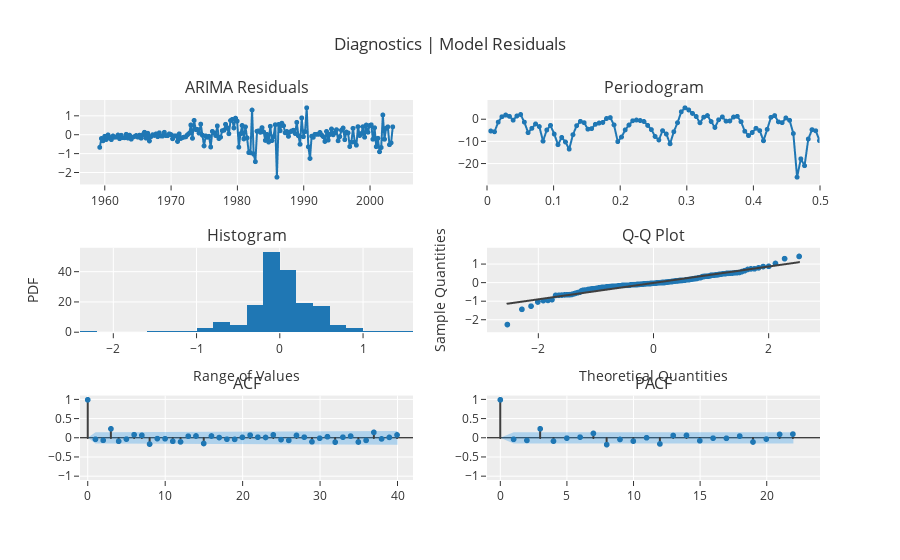

Notebook cell for this chart:
### Code cell
exp.plot_model(ar1, plot='diagnostics')

### Figure 1 — Plotly figure (JSON) as saved in the notebook; plotly's stock layout.template omitted (floating-point values rounded to 4 significant figures; data arrays with more than 128 entries replaced by an {"elided": "..."} marker saying what was removed)
{"data": [{"line": {"color": "rgb(31, 119, 180)", "width": 2}, "marker": {"color": "rgb(31, 119, 180)", "size": 5}, "mode": "lines+markers", "name": "ARIMA", "showlegend": false, "type": "scattergl", "x": {"elided": "178 str values"}, "xaxis": "x", "y": {"elided": "178 float values"}, "yaxis": "y"}, {"hoverinfo": "text", "hovertext": ["Freq: 0.0056<br>Ampl: -5.1627<br>Time period: 178.0", "Freq: 0.0112<br>Ampl: -5.5154<br>Time period: 89.0", "Freq: 0.0169<br>Ampl: -1.1359<br>Time period: 59.3333", "Freq: 0.0225<br>Ampl: 1.3189<br>Time period: 44.5", "Freq: 0.0281<br>Ampl: 2.0836<br>Time period: 35.6", "Freq: 0.0337<br>Ampl: 1.4964<br>Time period: 29.6667", "Freq: 0.0393<br>Ampl: -0.2346<br>Time period: 25.4286", "Freq: 0.0449<br>Ampl: 1.6596<br>Time period: 22.25", "Freq: 0.0506<br>Ampl: 2.326<br>Time period: 19.7778", "Freq: 0.0562<br>Ampl: -1.1278<br>Time period: 17.8", "Freq: 0.0618<br>Ampl: -5.9092<br>Time period: 16.1818", "Freq: 0.0674<br>Ampl: -3.9524<br>Time period: 14.8333", "Freq: 0.073<br>Ampl: -1.9482<br>Time period: 13.6923", "Freq: 0.0787<br>Ampl: -3.1583<br>Time period: 12.7143", "Freq: 0.0843<br>Ampl: -9.7698<br>Time period: 11.8667", "Freq: 0.0899<br>Ampl: -4.7094<br>Time period: 11.125", "Freq: 0.0955<br>Ampl: -2.6241<br>Time period: 10.4706", "Freq: 0.1011<br>Ampl: -6.5604<br>Time period: 9.8889", "Freq: 0.1067<br>Ampl: -11.3657<br>Time period: 9.3684", "Freq: 0.1124<br>Ampl: -8.0804<br>Time period: 8.9", "Freq: 0.118<br>Ampl: -10.15<br>Time period: 8.4762", "Freq: 0.1236<br>Ampl: -13.382<br>Time period: 8.0909", "Freq: 0.1292<br>Ampl: -6.8281<br>Time period: 7.7391", "Freq: 0.1348<br>Ampl: -2.7416<br>Time period: 7.4167", "Freq: 0.1404<br>Ampl: -0.7881<br>Time period: 7.12", "Freq: 0.1461<br>Ampl: -1.38<br>Time period: 6.8462", "Freq: 0.1517<br>Ampl: -4.3243<br>Time period: 6.5926", "Freq: 0.1573<br>Ampl: -4.0841<br>Time period: 6.3571", "Freq: 0.1629<br>Ampl: -2.1271<br>Time period: 6.1379", "Freq: 0.1685<br>Ampl: -1.5583<br>Time period: 5.9333", "Freq: 0.1742<br>Ampl: -1.2702<br>Time period: 5.7419", "Freq: 0.1798<br>Ampl: 0.5217<br>Time period: 5.5625", "Freq: 0.1854<br>Ampl: 0.9177<br>Time period: 5.3939", "Freq: 0.191<br>Ampl: -2.3934<br>Time period: 5.2353", "Freq: 0.1966<br>Ampl: -9.9745<br>Time period: 5.0857", "Freq: 0.2022<br>Ampl: -7.8934<br>Time period: 4.9444", "Freq: 0.2079<br>Ampl: -4.65<br>Time period: 4.8108", "Freq: 0.2135<br>Ampl: -2.444<br>Time period: 4.6842", "Freq: 0.2191<br>Ampl: -0.5135<br>Time period: 4.5641", "Freq: 0.2247<br>Ampl: -0.1755<br>Time period: 4.45", "Freq: 0.2303<br>Ampl: -0.4059<br>Time period: 4.3415", "Freq: 0.236<br>Ampl: -0.8295<br>Time period: 4.2381", "Freq: 0.2416<br>Ampl: -2.6096<br>Time period: 4.1395", "Freq: 0.2472<br>Ampl: -4.5374<br>Time period: 4.0455", "Freq: 0.2528<br>Ampl: -7.6498<br>Time period: 3.9556", "Freq: 0.2584<br>Ampl: -9.2125<br>Time period: 3.8696", "Freq: 0.264<br>Ampl: -5.0094<br>Time period: 3.7872", "Freq: 0.2697<br>Ampl: -6.5343<br>Time period: 3.7083", "Freq: 0.2753<br>Ampl: -10.9761<br>Time period: 3.6327", "Freq: 0.2809<br>Ampl: -5.4828<br>Time period: 3.56", "Freq: 0.2865<br>Ampl: -1.3823<br>Time period: 3.4902", "Freq: 0.2921<br>Ampl: 3.5572<br>Time period: 3.4231", "Freq: 0.2978<br>Ampl: 5.3626<br>Time period: 3.3585", "Freq: 0.3034<br>Ampl: 4.3834<br>Time period: 3.2963", "Freq: 0.309<br>Ampl: 2.8179<br>Time period: 3.2364", "Freq: 0.3146<br>Ampl: 1.4039<br>Time period: 3.1786", "Freq: 0.3202<br>Ampl: -1.4427<br>Time period: 3.1228", "Freq: 0.3258<br>Ampl: 1.1128<br>Time period: 3.069", "Freq: 0.3315<br>Ampl: 1.8378<br>Time period: 3.0169", "Freq: 0.3371<br>Ampl: -0.8788<br>Time period: 2.9667", "Freq: 0.3427<br>Ampl: -3.5388<br>Time period: 2.918", "Freq: 0.3483<br>Ampl: -0.0487<br>Time period: 2.871", "Freq: 0.3539<br>Ampl: 1.2175<br>Time period: 2.8254", "Freq: 0.3596<br>Ampl: -0.6759<br>Time period: 2.7812", "Freq: 0.3652<br>Ampl: -0.5955<br>Time period: 2.7385", "Freq: 0.3708<br>Ampl: 1.1668<br>Time period: 2.697", "Freq: 0.3764<br>Ampl: 1.4888<br>Time period: 2.6567", "Freq: 0.382<br>Ampl: -0.9508<br>Time period: 2.6176", "Freq: 0.3876<br>Ampl: -5.264<br>Time period: 2.5797", "Freq: 0.3933<br>Ampl: -7.2351<br>Time period: 2.5429", "Freq: 0.3989<br>Ampl: -5.8424<br>Time period: 2.507", "Freq: 0.4045<br>Ampl: -3.929<br>Time period: 2.4722", "Freq: 0.4101<br>Ampl: -4.9831<br>Time period: 2.4384", "Freq: 0.4157<br>Ampl: -9.5922<br>Time period: 2.4054", "Freq: 0.4213<br>Ampl: -4.4126<br>Time period: 2.3733", "Freq: 0.427<br>Ampl: 1.0331<br>Time period: 2.3421", "Freq: 0.4326<br>Ampl: 1.8296<br>Time period: 2.3117", "Freq: 0.4382<br>Ampl: -1.0058<br>Time period: 2.2821", "Freq: 0.4438<br>Ampl: -1.3762<br>Time period: 2.2532", "Freq: 0.4494<br>Ampl: 0.7669<br>Time period: 2.225", "Freq: 0.4551<br>Ampl: -0.3038<br>Time period: 2.1975", "Freq: 0.4607<br>Ampl: -6.3265<br>Time period: 2.1707", "Freq: 0.4663<br>Ampl: -26.1101<br>Time period: 2.1446", "Freq: 0.4719<br>Ampl: -17.7721<br>Time period: 2.119", "Freq: 0.4775<br>Ampl: -20.8866<br>Time period: 2.0941", "Freq: 0.4831<br>Ampl: -8.7946<br>Time period: 2.0698", "Freq: 0.4888<br>Ampl: -4.5498<br>Time period: 2.046", "Freq: 0.4944<br>Ampl: -5.0531<br>Time period: 2.0227", "Freq: 0.5<br>Ampl: -9.5188<br>Time period: 2.0"], "line": {"color": "#1f77b4", "width": 2}, "marker": {"size": 5}, "mode": "lines+markers", "name": "ARIMA", "showlegend": false, "type": "scattergl", "x": [0.005618, 0.01124, 0.01685, 0.02247, 0.02809, 0.03371, 0.03933, 0.04494, 0.05056, 0.05618, 0.0618, 0.06742, 0.07303, 0.07865, 0.08427, 0.08989, 0.09551, 0.1011, 0.1067, 0.1124, 0.118, 0.1236, 0.1292, 0.1348, 0.1404, 0.1461, 0.1517, 0.1573, 0.1629, 0.1685, 0.1742, 0.1798, 0.1854, 0.191, 0.1966, 0.2022, 0.2079, 0.2135, 0.2191, 0.2247, 0.2303, 0.236, 0.2416, 0.2472, 0.2528, 0.2584, 0.264, 0.2697, 0.2753, 0.2809, 0.2865, 0.2921, 0.2978, 0.3034, 0.309, 0.3146, 0.3202, 0.3258, 0.3315, 0.3371, 0.3427, 0.3483, 0.3539, 0.3596, 0.3652, 0.3708, 0.3764, 0.382, 0.3876, 0.3933, 0.3989, 0.4045, 0.4101, 0.4157, 0.4213, 0.427, 0.4326, 0.4382, 0.4438, 0.4494, 0.4551, 0.4607, 0.4663, 0.4719, 0.4775, 0.4831, 0.4888, 0.4944, 0.5], "xaxis": "x2", "y": [-5.163, -5.515, -1.136, 1.319, 2.084, 1.496, -0.2346, 1.66, 2.326, -1.128, -5.909, -3.952, -1.948, -3.158, -9.77, -4.709, -2.624, -6.56, -11.37, -8.08, -10.15, -13.38, -6.828, -2.742, -0.7881, -1.38, -4.324, -4.084, -2.127, -1.558, -1.27, 0.5217, 0.9177, -2.393, -9.975, -7.893, -4.65, -2.444, -0.5135, -0.1755, -0.4059, -0.8295, -2.61, -4.537, -7.65, -9.212, -5.009, -6.534, -10.98, -5.483, -1.382, 3.557, 5.363, 4.383, 2.818, 1.404, -1.443, 1.113, 1.838, -0.8788, -3.539, -0.04868, 1.218, -0.6759, -0.5955, 1.167, 1.489, -0.9508, -5.264, -7.235, -5.842, -3.929, -4.983, -9.592, -4.413, 1.033, 1.83, -1.006, -1.376, 0.7669, -0.3038, -6.326, -26.11, -17.77, -20.89, -8.795, -4.55, -5.053, -9.519], "yaxis": "y2"}, {"alignmentgroup": "True", "bingroup": "x", "hovertemplate": "variable=ARIMA<br>value=%{x}<br>count=%{y}<extra></extra>", "legendgroup": "ARIMA", "marker": {"color": "#1f77b4", "pattern": {"shape": ""}}, "name": "ARIMA", "offsetgroup": "ARIMA", "orientation": "v", "showlegend": false, "type": "histogram", "x": {"elided": "178 float values"}, "xaxis": "x3", "yaxis": "y3"}, {"marker": {"color": "#1f77b4"}, "mode": "markers", "name": "ARIMA", "showlegend": false, "type": "scattergl", "x": {"elided": "178 float values"}, "xaxis": "x4", "y": {"elided": "178 float values"}, "yaxis": "y4"}, {"line": {"color": "#3f3f3f"}, "mode": "lines", "name": "ARIMA", "showlegend": false, "type": "scattergl", "x": {"elided": "178 float values"}, "xaxis": "x4", "y": {"elided": "178 float values"}, "yaxis": "y4"}, {"line": {"color": "#3f3f3f"}, "mode": "lines", "name": "ACF", "showlegend": false, "type": "scattergl", "x": [0, 0], "xaxis": "x5", "y": [0, 1], "yaxis": "y5"}, {"line": {"color": "#3f3f3f"}, "mode": "lines", "name": "ACF", "showlegend": false, "type": "scattergl", "x": [1, 1], "xaxis": "x5", "y": [0, -0.03385], "yaxis": "y5"}, {"line": {"color": "#3f3f3f"}, "mode": "lines", "name": "ACF", "showlegend": false, "type": "scattergl", "x": [2, 2], "xaxis": "x5", "y": [0, -0.06091], "yaxis": "y5"}, {"line": {"color": "#3f3f3f"}, "mode": "lines", "name": "ACF", "showlegend": false, "type": "scattergl", "x": [3, 3], "xaxis": "x5", "y": [0, 0.2396], "yaxis": "y5"}, {"line": {"color": "#3f3f3f"}, "mode": "lines", "name": "ACF", "showlegend": false, "type": "scattergl", "x": [4, 4], "xaxis": "x5", "y": [0, -0.08479], "yaxis": "y5"}, {"line": {"color": "#3f3f3f"}, "mode": "lines", "name": "ACF", "showlegend": false, "type": "scattergl", "x": [5, 5], "xaxis": "x5", "y": [0, -0.0293], "yaxis": "y5"}, {"line": {"color": "#3f3f3f"}, "mode": "lines", "name": "ACF", "showlegend": false, "type": "scattergl", "x": [6, 6], "xaxis": "x5", "y": [0, 0.08626], "yaxis": "y5"}, {"line": {"color": "#3f3f3f"}, "mode": "lines", "name": "ACF", "showlegend": false, "type": "scattergl", "x": [7, 7], "xaxis": "x5", "y": [0, 0.07016], "yaxis": "y5"}, {"line": {"color": "#3f3f3f"}, "mode": "lines", "name": "ACF", "showlegend": false, "type": "scattergl", "x": [8, 8], "xaxis": "x5", "y": [0, -0.1595], "yaxis": "y5"}, {"line": {"color": "#3f3f3f"}, "mode": "lines", "name": "ACF", "showlegend": false, "type": "scattergl", "x": [9, 9], "xaxis": "x5", "y": [0, -0.01639], "yaxis": "y5"}, {"line": {"color": "#3f3f3f"}, "mode": "lines", "name": "ACF", "showlegend": false, "type": "scattergl", "x": [10, 10], "xaxis": "x5", "y": [0, -0.01978], "yaxis": "y5"}, {"line": {"color": "#3f3f3f"}, "mode": "lines", "name": "ACF", "showlegend": false, "type": "scattergl", "x": [11, 11], "xaxis": "x5", "y": [0, -0.08523], "yaxis": "y5"}, {"line": {"color": "#3f3f3f"}, "mode": "lines", "name": "ACF", "showlegend": false, "type": "scattergl", "x": [12, 12], "xaxis": "x5", "y": [0, -0.1019], "yaxis": "y5"}, {"line": {"color": "#3f3f3f"}, "mode": "lines", "name": "ACF", "showlegend": false, "type": "scattergl", "x": [13, 13], "xaxis": "x5", "y": [0, 0.04721], "yaxis": "y5"}, {"line": {"color": "#3f3f3f"}, "mode": "lines", "name": "ACF", "showlegend": false, "type": "scattergl", "x": [14, 14], "xaxis": "x5", "y": [0, 0.05316], "yaxis": "y5"}, {"line": {"color": "#3f3f3f"}, "mode": "lines", "name": "ACF", "showlegend": false, "type": "scattergl", "x": [15, 15], "xaxis": "x5", "y": [0, -0.1437], "yaxis": "y5"}, {"line": {"color": "#3f3f3f"}, "mode": "lines", "name": "ACF", "showlegend": false, "type": "scattergl", "x": [16, 16], "xaxis": "x5", "y": [0, 0.05276], "yaxis": "y5"}, {"line": {"color": "#3f3f3f"}, "mode": "lines", "name": "ACF", "showlegend": false, "type": "scattergl", "x": [17, 17], "xaxis": "x5", "y": [0, 0.01105], "yaxis": "y5"}, {"line": {"color": "#3f3f3f"}, "mode": "lines", "name": "ACF", "showlegend": false, "type": "scattergl", "x": [18, 18], "xaxis": "x5", "y": [0, -0.03228], "yaxis": "y5"}, {"line": {"color": "#3f3f3f"}, "mode": "lines", "name": "ACF", "showlegend": false, "type": "scattergl", "x": [19, 19], "xaxis": "x5", "y": [0, -0.03569], "yaxis": "y5"}, {"line": {"color": "#3f3f3f"}, "mode": "lines", "name": "ACF", "showlegend": false, "type": "scattergl", "x": [20, 20], "xaxis": "x5", "y": [0, 0.0175], "yaxis": "y5"}, {"line": {"color": "#3f3f3f"}, "mode": "lines", "name": "ACF", "showlegend": false, "type": "scattergl", "x": [21, 21], "xaxis": "x5", "y": [0, 0.07411], "yaxis": "y5"}, {"line": {"color": "#3f3f3f"}, "mode": "lines", "name": "ACF", "showlegend": false, "type": "scattergl", "x": [22, 22], "xaxis": "x5", "y": [0, 0.02151], "yaxis": "y5"}, {"line": {"color": "#3f3f3f"}, "mode": "lines", "name": "ACF", "showlegend": false, "type": "scattergl", "x": [23, 23], "xaxis": "x5", "y": [0, 0.01354], "yaxis": "y5"}, {"line": {"color": "#3f3f3f"}, "mode": "lines", "name": "ACF", "showlegend": false, "type": "scattergl", "x": [24, 24], "xaxis": "x5", "y": [0, 0.08171], "yaxis": "y5"}, {"line": {"color": "#3f3f3f"}, "mode": "lines", "name": "ACF", "showlegend": false, "type": "scattergl", "x": [25, 25], "xaxis": "x5", "y": [0, -0.04374], "yaxis": "y5"}, {"line": {"color": "#3f3f3f"}, "mode": "lines", "name": "ACF", "showlegend": false, "type": "scattergl", "x": [26, 26], "xaxis": "x5", "y": [0, -0.06241], "yaxis": "y5"}, {"line": {"color": "#3f3f3f"}, "mode": "lines", "name": "ACF", "showlegend": false, "type": "scattergl", "x": [27, 27], "xaxis": "x5", "y": [0, 0.06805], "yaxis": "y5"}, {"line": {"color": "#3f3f3f"}, "mode": "lines", "name": "ACF", "showlegend": false, "type": "scattergl", "x": [28, 28], "xaxis": "x5", "y": [0, 0.02125], "yaxis": "y5"}, {"line": {"color": "#3f3f3f"}, "mode": "lines", "name": "ACF", "showlegend": false, "type": "scattergl", "x": [29, 29], "xaxis": "x5", "y": [0, -0.09874], "yaxis": "y5"}, {"line": {"color": "#3f3f3f"}, "mode": "lines", "name": "ACF", "showlegend": false, "type": "scattergl", "x": [30, 30], "xaxis": "x5", "y": [0, -0.005517], "yaxis": "y5"}, {"line": {"color": "#3f3f3f"}, "mode": "lines", "name": "ACF", "showlegend": false, "type": "scattergl", "x": [31, 31], "xaxis": "x5", "y": [0, 0.03447], "yaxis": "y5"}, {"line": {"color": "#3f3f3f"}, "mode": "lines", "name": "ACF", "showlegend": false, "type": "scattergl", "x": [32, 32], "xaxis": "x5", "y": [0, -0.109], "yaxis": "y5"}, {"line": {"color": "#3f3f3f"}, "mode": "lines", "name": "ACF", "showlegend": false, "type": "scattergl", "x": [33, 33], "xaxis": "x5", "y": [0, 0.02144], "yaxis": "y5"}, {"line": {"color": "#3f3f3f"}, "mode": "lines", "name": "ACF", "showlegend": false, "type": "scattergl", "x": [34, 34], "xaxis": "x5", "y": [0, 0.05029], "yaxis": "y5"}, {"line": {"color": "#3f3f3f"}, "mode": "lines", "name": "ACF", "showlegend": false, "type": "scattergl", "x": [35, 35], "xaxis": "x5", "y": [0, -0.1049], "yaxis": "y5"}, {"line": {"color": "#3f3f3f"}, "mode": "lines", "name": "ACF", "showlegend": false, "type": "scattergl", "x": [36, 36], "xaxis": "x5", "y": [0, -0.06239], "yaxis": "y5"}, {"line": {"color": "#3f3f3f"}, "mode": "lines", "name": "ACF", "showlegend": false, "type": "scattergl", "x": [37, 37], "xaxis": "x5", "y": [0, 0.1484], "yaxis": "y5"}, {"line": {"color": "#3f3f3f"}, "mode": "lines", "name": "ACF", "showlegend": false, "type": "scattergl", "x": [38, 38], "xaxis": "x5", "y": [0, -0.024], "yaxis": "y5"}, {"line": {"color": "#3f3f3f"}, "mode": "lines", "name": "ACF", "showlegend": false, "type": "scattergl", "x": [39, 39], "xaxis": "x5", "y": [0, 0.01614], "yaxis": "y5"}, {"line": {"color": "#3f3f3f"}, "mode": "lines", "name": "ACF", "showlegend": false, "type": "scattergl", "x": [40, 40], "xaxis": "x5", "y": [0, 0.07988], "yaxis": "y5"}, {"marker": {"color": "#1f77b4", "size": 6}, "mode": "markers", "name": "ACF", "showlegend": false, "type": "scattergl", "x": [0, 1, 2, 3, 4, 5, 6, 7, 8, 9, 10, 11, 12, 13, 14, 15, 16, 17, 18, 19, 20, 21, 22, 23, 24, 25, 26, 27, 28, 29, 30, 31, 32, 33, 34, 35, 36, 37, 38, 39, 40], "xaxis": "x5", "y": [1, -0.03385, -0.06091, 0.2396, -0.08479, -0.0293, 0.08626, 0.07016, -0.1595, -0.01639, -0.01978, -0.08523, -0.1019, 0.04721, 0.05316, -0.1437, 0.05276, 0.01105, -0.03228, -0.03569, 0.0175, 0.07411, 0.02151, 0.01354, 0.08171, -0.04374, -0.06241, 0.06805, 0.02125, -0.09874, -0.005517, 0.03447, -0.109, 0.02144, 0.05029, -0.1049, -0.06239, 0.1484, -0.024, 0.01614, 0.07988], "yaxis": "y5"}, {"line": {"color": "rgba(255,255,255,0)"}, "mode": "lines", "name": "UC", "showlegend": false, "type": "scatter", "x": [0, 1, 2, 3, 4, 5, 6, 7, 8, 9, 10, 11, 12, 13, 14, 15, 16, 17, 18, 19, 20, 21, 22, 23, 24, 25, 26, 27, 28, 29, 30, 31, 32, 33, 34, 35, 36, 37, 38, 39, 40], "xaxis": "x5", "y": [0, 0.1469, 0.1471, 0.1476, 0.1558, 0.1568, 0.1569, 0.1579, 0.1586, 0.162, 0.162, 0.1621, 0.1631, 0.1644, 0.1647, 0.1651, 0.1678, 0.1681, 0.1681, 0.1683, 0.1684, 0.1685, 0.1692, 0.1692, 0.1693, 0.1701, 0.1704, 0.1708, 0.1714, 0.1715, 0.1727, 0.1727, 0.1729, 0.1743, 0.1744, 0.1747, 0.1761, 0.1765, 0.1792, 0.1793, 0.1793], "yaxis": "y5"}, {"fill": "tonexty", "fillcolor": "rgba(32, 146, 230,0.3)", "line": {"color": "rgba(255,255,255,0)"}, "mode": "lines", "name": "LC", "showlegend": false, "type": "scatter", "x": [0, 1, 2, 3, 4, 5, 6, 7, 8, 9, 10, 11, 12, 13, 14, 15, 16, 17, 18, 19, 20, 21, 22, 23, 24, 25, 26, 27, 28, 29, 30, 31, 32, 33, 34, 35, 36, 37, 38, 39, 40], "xaxis": "x5", "y": [0, -0.1469, -0.1471, -0.1476, -0.1558, -0.1568, -0.1569, -0.1579, -0.1586, -0.162, -0.162, -0.1621, -0.1631, -0.1644, -0.1647, -0.1651, -0.1678, -0.1681, -0.1681, -0.1683, -0.1684, -0.1685, -0.1692, -0.1692, -0.1693, -0.1701, -0.1704, -0.1708, -0.1714, -0.1715, -0.1727, -0.1727, -0.1729, -0.1743, -0.1744, -0.1747, -0.1761, -0.1765, -0.1792, -0.1793, -0.1793], "yaxis": "y5"}, {"line": {"color": "#3f3f3f"}, "mode": "lines", "name": "PACF", "showlegend": false, "type": "scattergl", "x": [0, 0], "xaxis": "x6", "y": [0, 1], "yaxis": "y6"}, {"line": {"color": "#3f3f3f"}, "mode": "lines", "name": "PACF", "showlegend": false, "type": "scattergl", "x": [1, 1], "xaxis": "x6", "y": [0, -0.03404], "yaxis": "y6"}, {"line": {"color": "#3f3f3f"}, "mode": "lines", "name": "PACF", "showlegend": false, "type": "scattergl", "x": [2, 2], "xaxis": "x6", "y": [0, -0.06283], "yaxis": "y6"}, {"line": {"color": "#3f3f3f"}, "mode": "lines", "name": "PACF", "showlegend": false, "type": "scattergl", "x": [3, 3], "xaxis": "x6", "y": [0, 0.2406], "yaxis": "y6"}, {"line": {"color": "#3f3f3f"}, "mode": "lines", "name": "PACF", "showlegend": false, "type": "scattergl", "x": [4, 4], "xaxis": "x6", "y": [0, -0.08189], "yaxis": "y6"}, {"line": {"color": "#3f3f3f"}, "mode": "lines", "name": "PACF", "showlegend": false, "type": "scattergl", "x": [5, 5], "xaxis": "x6", "y": [0, -0.004368], "yaxis": "y6"}, {"line": {"color": "#3f3f3f"}, "mode": "lines", "name": "PACF", "showlegend": false, "type": "scattergl", "x": [6, 6], "xaxis": "x6", "y": [0, 0.02243], "yaxis": "y6"}, {"line": {"color": "#3f3f3f"}, "mode": "lines", "name": "PACF", "showlegend": false, "type": "scattergl", "x": [7, 7], "xaxis": "x6", "y": [0, 0.1202], "yaxis": "y6"}, {"line": {"color": "#3f3f3f"}, "mode": "lines", "name": "PACF", "showlegend": false, "type": "scattergl", "x": [8, 8], "xaxis": "x6", "y": [0, -0.1733], "yaxis": "y6"}, {"line": {"color": "#3f3f3f"}, "mode": "lines", "name": "PACF", "showlegend": false, "type": "scattergl", "x": [9, 9], "xaxis": "x6", "y": [0, -0.03844], "yaxis": "y6"}, {"line": {"color": "#3f3f3f"}, "mode": "lines", "name": "PACF", "showlegend": false, "type": "scattergl", "x": [10, 10], "xaxis": "x6", "y": [0, -0.08173], "yaxis": "y6"}, {"line": {"color": "#3f3f3f"}, "mode": "lines", "name": "PACF", "showlegend": false, "type": "scattergl", "x": [11, 11], "xaxis": "x6", "y": [0, 0.006798], "yaxis": "y6"}, {"line": {"color": "#3f3f3f"}, "mode": "lines", "name": "PACF", "showlegend": false, "type": "scattergl", "x": [12, 12], "xaxis": "x6", "y": [0, -0.1559], "yaxis": "y6"}, {"line": {"color": "#3f3f3f"}, "mode": "lines", "name": "PACF", "showlegend": false, "type": "scattergl", "x": [13, 13], "xaxis": "x6", "y": [0, 0.06532], "yaxis": "y6"}, {"line": {"color": "#3f3f3f"}, "mode": "lines", "name": "PACF", "showlegend": false, "type": "scattergl", "x": [14, 14], "xaxis": "x6", "y": [0, 0.06851], "yaxis": "y6"}, {"line": {"color": "#3f3f3f"}, "mode": "lines", "name": "PACF", "showlegend": false, "type": "scattergl", "x": [15, 15], "xaxis": "x6", "y": [0, -0.07235], "yaxis": "y6"}, {"line": {"color": "#3f3f3f"}, "mode": "lines", "name": "PACF", "showlegend": false, "type": "scattergl", "x": [16, 16], "xaxis": "x6", "y": [0, -0.005294], "yaxis": "y6"}, {"line": {"color": "#3f3f3f"}, "mode": "lines", "name": "PACF", "showlegend": false, "type": "scattergl", "x": [17, 17], "xaxis": "x6", "y": [0, -0.008144], "yaxis": "y6"}, {"line": {"color": "#3f3f3f"}, "mode": "lines", "name": "PACF", "showlegend": false, "type": "scattergl", "x": [18, 18], "xaxis": "x6", "y": [0, 0.04984], "yaxis": "y6"}, {"line": {"color": "#3f3f3f"}, "mode": "lines", "name": "PACF", "showlegend": false, "type": "scattergl", "x": [19, 19], "xaxis": "x6", "y": [0, -0.1048], "yaxis": "y6"}, {"line": {"color": "#3f3f3f"}, "mode": "lines", "name": "PACF", "showlegend": false, "type": "scattergl", "x": [20, 20], "xaxis": "x6", "y": [0, -0.02882], "yaxis": "y6"}, {"line": {"color": "#3f3f3f"}, "mode": "lines", "name": "PACF", "showlegend": false, "type": "scattergl", "x": [21, 21], "xaxis": "x6", "y": [0, 0.09466], "yaxis": "y6"}, {"line": {"color": "#3f3f3f"}, "mode": "lines", "name": "PACF", "showlegend": false, "type": "scattergl", "x": [22, 22], "xaxis": "x6", "y": [0, 0.1024], "yaxis": "y6"}, {"marker": {"color": "#1f77b4", "size": 6}, "mode": "markers", "name": "PACF", "showlegend": false, "type": "scattergl", "x": [0, 1, 2, 3, 4, 5, 6, 7, 8, 9, 10, 11, 12, 13, 14, 15, 16, 17, 18, 19, 20, 21, 22], "xaxis": "x6", "y": [1, -0.03404, -0.06283, 0.2406, -0.08189, -0.004368, 0.02243, 0.1202, -0.1733, -0.03844, -0.08173, 0.006798, -0.1559, 0.06532, 0.06851, -0.07235, -0.005294, -0.008144, 0.04984, -0.1048, -0.02882, 0.09466, 0.1024], "yaxis": "y6"}, {"line": {"color": "rgba(255,255,255,0)"}, "mode": "lines", "name": "UC", "showlegend": false, "type": "scatter", "x": [0, 1, 2, 3, 4, 5, 6, 7, 8, 9, 10, 11, 12, 13, 14, 15, 16, 17, 18, 19, 20, 21, 22], "xaxis": "x6", "y": [0, 0.1469, 0.1469, 0.1469, 0.1469, 0.1469, 0.1469, 0.1469, 0.1469, 0.1469, 0.1469, 0.1469, 0.1469, 0.1469, 0.1469, 0.1469, 0.1469, 0.1469, 0.1469, 0.1469, 0.1469, 0.1469, 0.1469], "yaxis": "y6"}, {"fill": "tonexty", "fillcolor": "rgba(32, 146, 230,0.3)", "line": {"color": "rgba(255,255,255,0)"}, "mode": "lines", "name": "LC", "showlegend": false, "type": "scatter", "x": [0, 1, 2, 3, 4, 5, 6, 7, 8, 9, 10, 11, 12, 13, 14, 15, 16, 17, 18, 19, 20, 21, 22], "xaxis": "x6", "y": [0, -0.1469, -0.1469, -0.1469, -0.1469, -0.1469, -0.1469, -0.1469, -0.1469, -0.1469, -0.1469, -0.1469, -0.1469, -0.1469, -0.1469, -0.1469, -0.1469, -0.1469, -0.1469, -0.1469, -0.1469, -0.1469, -0.1469], "yaxis": "y6"}], "layout": {"annotations": [{"font": {"size": 16}, "showarrow": false, "text": "ARIMA Residuals", "x": 0.225, "xanchor": "center", "xref": "paper", "y": 1, "yanchor": "bottom", "yref": "paper"}, {"font": {"size": 16}, "showarrow": false, "text": "Periodogram", "x": 0.775, "xanchor": "center", "xref": "paper", "y": 1, "yanchor": "bottom", "yref": "paper"}, {"font": {"size": 16}, "showarrow": false, "text": "Histogram", "x": 0.225, "xanchor": "center", "xref": "paper", "y": 0.6111, "yanchor": "bottom", "yref": "paper"}, {"font": {"size": 16}, "showarrow": false, "text": "Q-Q Plot", "x": 0.775, "xanchor": "center", "xref": "paper", "y": 0.6111, "yanchor": "bottom", "yref": "paper"}, {"font": {"size": 16}, "showarrow": false, "text": "ACF", "x": 0.225, "xanchor": "center", "xref": "paper", "y": 0.2222, "yanchor": "bottom", "yref": "paper"}, {"font": {"size": 16}, "showarrow": false, "text": "PACF", "x": 0.775, "xanchor": "center", "xref": "paper", "y": 0.2222, "yanchor": "bottom", "yref": "paper"}], "showlegend": false, "title": {"text": "Diagnostics | Model Residuals"}, "xaxis": {"anchor": "y", "domain": [0, 0.45]}, "xaxis2": {"anchor": "y2", "domain": [0.55, 1], "range": [0, 0.5]}, "xaxis3": {"anchor": "y3", "domain": [0, 0.45], "title": {"text": "Range of Values"}}, "xaxis4": {"anchor": "y4", "domain": [0.55, 1], "title": {"text": "Theoretical Quantities"}}, "xaxis5": {"anchor": "y5", "domain": [0, 0.45], "range": [-1, 42]}, "xaxis6": {"anchor": "y6", "domain": [0.55, 1], "range": [-1, 24]}, "yaxis": {"anchor": "x", "domain": [0.7778, 1]}, "yaxis2": {"anchor": "x2", "domain": [0.7778, 1]}, "yaxis3": {"anchor": "x3", "domain": [0.3889, 0.6111], "title": {"text": "PDF"}}, "yaxis4": {"anchor": "x4", "domain": [0.3889, 0.6111], "title": {"text": "Sample Quantities"}}, "yaxis5": {"anchor": "x5", "domain": [0, 0.2222], "range": [-1.1, 1.1], "zerolinecolor": "#000000"}, "yaxis6": {"anchor": "x6", "domain": [0, 0.2222], "range": [-1.1, 1.1], "zerolinecolor": "#000000"}}}
